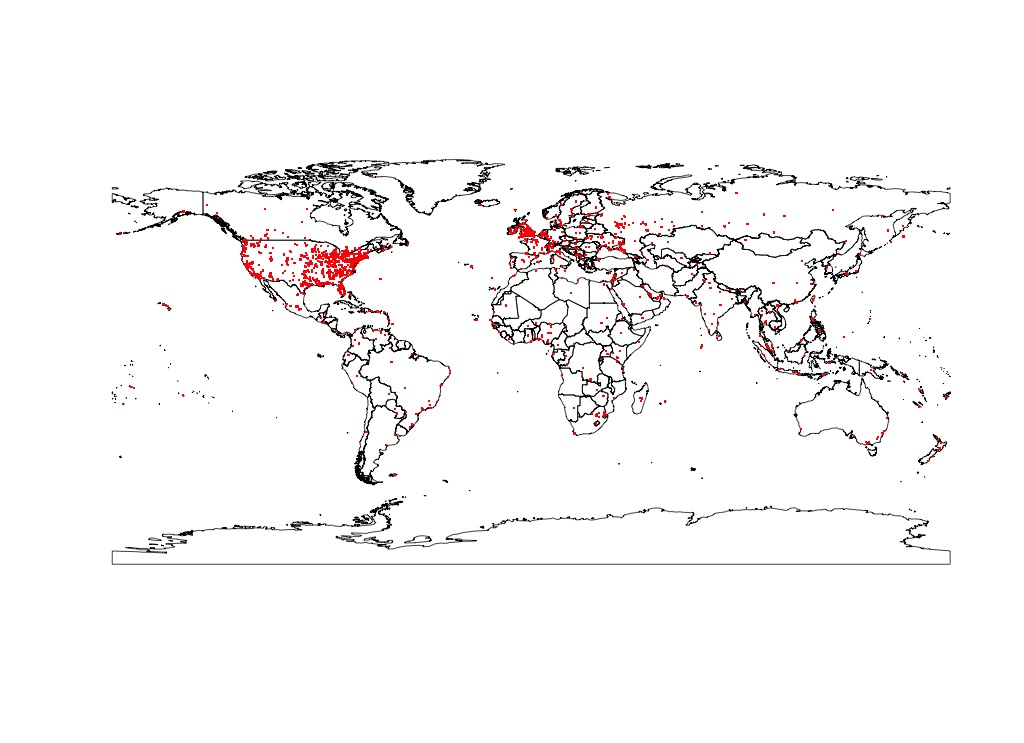

Here is the R script that generated this plot:
# Makes sure package is not already installed and loaded before it loads it
prepare.package <- function(package) {
    if(package %in% rownames(installed.packages()) == FALSE) {
        install.packages(package)
    }
    require(package, character.only = TRUE)
}

prepare.package("rworldmap")

coordinates <- read.csv("./coordinates.csv", col.names=c("lon","lat"))
map <- getMap("low")
plot(map)
points(coordinates$lon, coordinates$lat, col="red", cex=3, pch=46)
